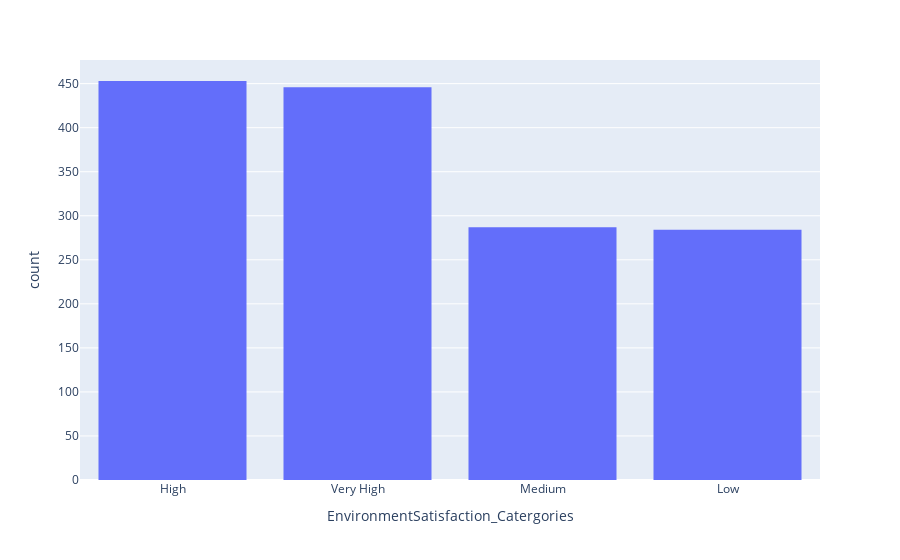

The notebook cell saved with this chart:
### Code cell
px.histogram(df, x='EnvironmentSatisfaction_Catergories', category_orders={"EnvironmentSatisfaction_Catergories":df["EnvironmentSatisfaction_Catergories"].value_counts().index})

### Figure 1 — Plotly figure (JSON) as saved in the notebook; plotly's stock layout.template omitted (floating-point values rounded to 4 significant figures; data arrays with more than 128 entries replaced by an {"elided": "..."} marker saying what was removed)
{"data": [{"alignmentgroup": "True", "bingroup": "x", "hovertemplate": "EnvironmentSatisfaction_Catergories=%{x}<br>count=%{y}<extra></extra>", "legendgroup": "", "marker": {"color": "#636efa", "pattern": {"shape": ""}}, "name": "", "offsetgroup": "", "orientation": "v", "showlegend": false, "type": "histogram", "x": {"elided": "1470 str values"}, "xaxis": "x", "yaxis": "y"}], "layout": {"barmode": "relative", "legend": {"tracegroupgap": 0}, "margin": {"t": 60}, "xaxis": {"anchor": "y", "categoryarray": ["High", "Very High", "Medium", "Low"], "categoryorder": "array", "domain": [0, 1], "title": {"text": "EnvironmentSatisfaction_Catergories"}}, "yaxis": {"anchor": "x", "domain": [0, 1], "title": {"text": "count"}}}}
